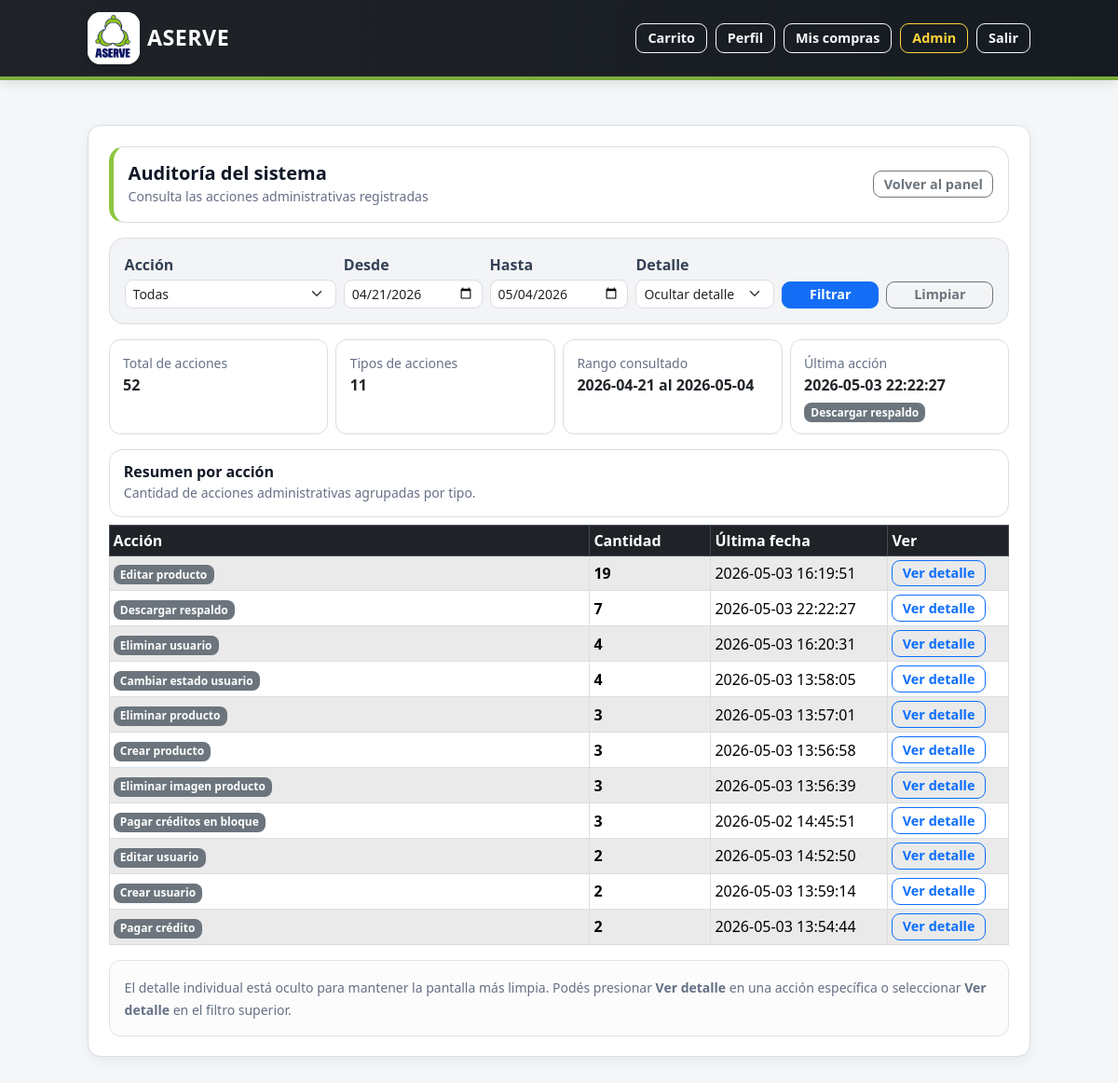
Page /admin/audit (signed in) on the committed database.
### tables this page shows
CREATE TABLE audit_logs (
    id INTEGER PRIMARY KEY AUTOINCREMENT,
    fecha TEXT NOT NULL,
    admin_id INTEGER,
    admin_nombre TEXT,
    accion TEXT NOT NULL,
    detalle TEXT
);

### app.py (the view, shortened to what this page needs)
@app.route("/admin/audit")
def admin_audit_logs():
    if "user_id" not in session or session.get("rol") != "admin":
        return redirect(url_for("login"))
    db = get_db()
    ensure_app_schema(db)
    accion = (request.args.get("accion") or "").strip()
    start = (request.args.get("start") or "").strip()
    end = (request.args.get("end") or "").strip()
    ver_detalle = (request.args.get("ver_detalle") or "0").strip() == "1"
    hoy = datetime.now().date()
    hace_14 = hoy - timedelta(days=13)
    if not start:
        start = hace_14.strftime("%Y-%m-%d")
    if not end:
        end = hoy.strftime("%Y-%m-%d")
    acciones_disponibles = db.execute(
        """
        SELECT DISTINCT accion
        FROM audit_logs
        WHERE accion IS NOT NULL
          AND TRIM(accion) <> ''
        ORDER BY accion ASC
        """
    ).fetchall()
    where = []
    params = []
    where.append("date(fecha) >= date(?)")
    params.append(start)
    where.append("date(fecha) <= date(?)")
    params.append(end)
    if accion:
        where.append("accion = ?")
        params.append(accion)
    where_sql = "WHERE " + " AND ".join(where)
    resumen_base = db.execute(
        f"""
        SELECT
            COUNT(id) AS total_acciones,
            COUNT(DISTINCT accion) AS tipos_acciones
        FROM audit_logs
        {where_sql}
        """,
        params
    ).fetchone()
    ultima = db.execute(
        f"""
        SELECT
            fecha,
            accion
        FROM audit_logs
        {where_sql}
        ORDER BY fecha DESC, id DESC
        LIMIT 1
        """,
        params
    ).fetchone()
    if ultima:
        ultima_fecha = ultima["fecha"]
        ultima_accion_nombre = ultima["accion"]
    else:
        ultima_fecha = None
        ultima_accion_nombre = None
    resumen_general = {
        "total_acciones": resumen_base["total_acciones"] if resumen_base else 0,
        "tipos_acciones": resumen_base["tipos_acciones"] if resumen_base else 0,
        "ultima_fecha": ultima_fecha,
        "ultima_accion": ultima_accion_nombre
    }
    resumen_acciones = db.execute(
        f"""
        SELECT
            accion,
            COUNT(id) AS cantidad,
            MAX(fecha) AS ultima_fecha
        FROM audit_logs
        {where_sql}
        GROUP BY accion
        ORDER BY cantidad DESC, ultima_fecha DESC
        """,
        params
    ).fetchall()
    logs = []
    return render_template(
        "admin_audit_logs.html",
        accion=accion,
        acciones_disponibles=acciones_disponibles,
        start=start,
        end=end,
        ver_detalle=ver_detalle,
        resumen_general=resumen_general,
        resumen_acciones=resumen_acciones,
        logs=logs
    )

### app.py (called while the page is built)
def get_db():
    if "db" not in g:
        db_folder = os.path.dirname(app.config["DATABASE"])
        os.makedirs(db_folder, exist_ok=True)
        g.db = sqlite3.connect(app.config["DATABASE"])
        g.db.row_factory = sqlite3.Row
    return g.db

@app.before_request
def proteger_password_temporal():
    if "user_id" not in session:
        return None
    rutas_permitidas = {
        "cambiar_password_temporal",
        "logout",
        "static"
    }
    if request.endpoint in rutas_permitidas:
        return None
    if session.get("password_temporal") == 1:
        flash("Debes cambiar tu contraseña temporal antes de continuar.", "warning")
        return redirect(url_for("cambiar_password_temporal"))
    return None

### templates/admin_audit_logs.html (shortened to what this page needs)
{% extends "base.html" %}
{% block content %}
<div class="card shadow-sm">
  <div class="card-body">
    <div class="audit-header mb-3">
      <div class="d-flex flex-column flex-md-row justify-content-between align-items-start align-items-md-center gap-3">
        <div>
          <h5 class="mb-0">Auditoría del sistema</h5>
          <small class="text-muted">
            Consulta las acciones administrativas registradas
          </small>
        </div>
        <a class="btn btn-outline-secondary btn-sm"
           href="{{ url_for('admin_panel') }}">
          Volver al panel
        </a>
      </div>
    </div>
    <div class="audit-filter mb-3">
      <form class="row g-2 align-items-end"
            method="GET"
            action="{{ url_for('admin_audit_logs') }}">
        <div class="col-12 col-md-3">
          <label class="form-label mb-1">Acción</label>
          <select class="form-select form-select-sm" name="accion">
            <option value="" {% if not accion %}selected{% endif %}>Todas</option>
          </select>
        </div>
        <div class="col-6 col-md-2">
          <label class="form-label mb-1">Desde</label>
          <input
            type="date"
            class="form-control form-control-sm"
            name="start"
            value="{{ start }}"
          >
        </div>
        <div class="col-6 col-md-2">
          <label class="form-label mb-1">Hasta</label>
          <input
            type="date"
            class="form-control form-control-sm"
            name="end"
            value="{{ end }}"
          >
        </div>
        <div class="col-12 col-md-2">
          <label class="form-label mb-1">Detalle</label>
          <select class="form-select form-select-sm" name="ver_detalle">
            <option value="0" {% if not ver_detalle %}selected{% endif %}>
              Ocultar detalle
            </option>
          </select>
        </div>
        <div class="col-12 col-md-3 d-flex flex-wrap gap-2 audit-filter-actions">
          <button class="btn btn-primary btn-sm flex-fill" type="submit">
            Filtrar
          </button>
          <a class="btn btn-outline-secondary btn-sm flex-fill"
             href="{{ url_for('admin_audit_logs') }}">
            Limpiar
          </a>
        </div>
      </form>
    </div>
    <div class="row g-2 mb-3">
      <div class="col-12 col-md-3">
        <div class="audit-summary-box">
          <small class="text-muted">Total de acciones</small>
          <div class="fw-bold">
            {{ resumen_general.total_acciones|default(0) }}
          </div>
        </div>
      </div>
      <div class="col-12 col-md-3">
        <div class="audit-summary-box">
          <small class="text-muted">Tipos de acciones</small>
          <div class="fw-bold">
            {{ resumen_general.tipos_acciones|default(0) }}
          </div>
        </div>
      </div>
      <div class="col-12 col-md-3">
        <div class="audit-summary-box">
          <small class="text-muted">Rango consultado</small>
          <div class="fw-bold">
            {{ start }} al {{ end }}
          </div>
        </div>
      </div>
      <div class="col-12 col-md-3">
        <div class="audit-summary-box">
          <small class="text-muted">Última acción</small>
          {% if resumen_general.ultima_accion %}
            <div class="fw-bold">
              {{ resumen_general.ultima_fecha }}
            </div>
            <div class="mt-1">
              <span class="badge bg-secondary">
                {{ resumen_general.ultima_accion }}
              </span>
            </div>
          {% else %}
            <div class="fw-bold">
              Sin registros
            </div>
          {% endif %}
        </div>
      </div>
    </div>
    <div class="audit-section-title mb-2">
      <h6 class="mb-0">Resumen por acción</h6>
      <small class="text-muted">
        Cantidad de acciones administrativas agrupadas por tipo.
      </small>
    </div>
    <div class="table-responsive d-none d-md-block mb-3">
      <table class="table table-sm table-bordered table-striped align-middle mb-0">
        <thead class="table-dark">
          <tr>
            <th>Acción</th>
            <th style="width: 130px;">Cantidad</th>
            <th style="width: 190px;">Última fecha</th>
            <th style="width: 130px;">Ver</th>
          </tr>
        </thead>
        <tbody>
          {% for r in resumen_acciones %}
          <tr>
            <td>
              <span class="badge bg-secondary">
                {{ r.accion }}
              </span>
            </td>
            <td>
              <b>{{ r.cantidad }}</b>
            </td>
            <td>
              {{ r.ultima_fecha }}
            </td>
            <td>
              <a class="btn btn-outline-primary btn-sm"
                 href="{{ url_for('admin_audit_logs',
                                  accion=r.accion,
                                  start=start,
                                  end=end,
                                  ver_detalle=1) }}">
                Ver detalle
              </a>
            </td>
          </tr>
          {% else %}
          <tr>
            <td colspan="4" class="text-center text-muted py-4">
              No hay acciones registradas para los filtros seleccionados.
            </td>
          </tr>
          {% endfor %}
        </tbody>
      </table>
    </div>
    {% if ver_detalle or accion %}
      <div class="audit-section-title audit-detail-title mb-2">
        <div>
          <h6 class="mb-0">Detalle de acciones</h6>
          <small class="text-muted">
            Se muestran hasta 300 registros según el filtro aplicado.
          </small>
        </div>
        {% if accion %}
          <a class="btn btn-outline-secondary btn-sm"
             href="{{ url_for('admin_audit_logs',
                              start=start,
                              end=end,
                              ver_detalle=0) }}">
            Volver al resumen
          </a>
        {% endif %}
      </div>
      <div class="table-responsive d-none d-md-block">
        <table class="table table-sm table-bordered table-striped align-middle mb-0">
          <thead class="table-dark">
            <tr>
              <th style="width: 170px;">Fecha</th>
              <th style="width: 170px;">Admin</th>
              <th style="width: 190px;">Acción</th>
              <th>Detalle</th>
            </tr>
          </thead>
          <tbody>
            {% for l in logs %}
            <tr>
              <td>{{ l.fecha }}</td>
              <td>{{ l.admin_nombre }}</td>
              <td>
                <span class="badge bg-secondary">
                  {{ l.accion }}
                </span>
              </td>
              <td>{{ l.detalle }}</td>
            </tr>
            {% else %}
            <tr>
              <td colspan="4" class="text-center text-muted py-4">
                No hay detalle para mostrar.
              </td>
            </tr>
            {% endfor %}
          </tbody>
        </table>
      </div>
      <div class="d-md-none">
        {% for l in logs %}
          <div class="audit-mobile-item">
            <div class="d-flex justify-content-between align-items-start gap-2">
              <div>
                <small class="text-muted d-block">Acción</small>
                <span class="badge bg-secondary">
                  {{ l.accion }}
                </span>
              </div>
              <div class="text-end">
                <small class="text-muted d-block">Admin</small>
                <b>{{ l.admin_nombre }}</b>
              </div>
            </div>
            <div class="mt-3">
              <small class="text-muted d-block">Fecha</small>
              <div class="fw-semibold">
                {{ l.fecha }}
              </div>
            </div>
            <div class="mt-3">
              <small class="text-muted d-block">Detalle</small>
              <div>
                {{ l.detalle }}
              </div>
            </div>
          </div>
        {% else %}
          <div class="alert alert-light border text-center text-muted mb-0">
            No hay detalle para mostrar.
          </div>
        {% endfor %}
      </div>
    {% else %}
      <div class="alert alert-light border mb-0">
        <small class="text-muted">
          El detalle individual está oculto para mantener la pantalla más limpia.
          Podés presionar <b>Ver detalle</b> en una acción específica o seleccionar
          <b>Ver detalle</b> en el filtro superior.
        </small>
      </div>
    {% endif %}
  </div>
</div>
{% endblock %}

### templates/base.html (style rules this page uses)
:root { --aserve-navy: #07145f; --aserve-blue-dark: #101828; --aserve-green: #8cc63f; --aserve-green-dark: #6aa72f; --aserve-bg: #f4f6f8; --aserve-card: #ffffff; --aserve-border: #d9dee3; --aserve-text: #111827; --aserve-muted: #667085; }
body { min-height: 100vh; background: var(--aserve-bg); color: var(--aserve-text); }
.card { border: 1px solid var(--aserve-border); border-radius: 14px; box-shadow: 0 4px 14px rgba(16, 24, 40, .06) !important; }
.card-body { padding: 1.35rem; }
h1, h2, h3, h4, h5, h6 { color: var(--aserve-text); font-weight: 750; }
.text-muted { color: var(--aserve-muted) !important; }
.btn { border-radius: 9px; font-weight: 600; }
.btn-primary { background-color: #146ef5; border-color: #146ef5; }
.btn-sm { padding: .28rem .65rem; font-size: .9rem; line-height: 1.25; }
.form-control, .form-select { border-radius: 9px; border-color: var(--aserve-border); }
.form-label { font-weight: 600; color: #344054; }
.table { border-color: var(--aserve-border); }
.table thead.table-dark th { background-color: #1f2328 !important; color: #ffffff; border-color: #444b53; font-weight: 700; }
.table td, .table th { vertical-align: middle; }
.table-striped > tbody > tr:nth-of-type(odd) > * { background-color: rgba(16, 24, 40, .035); }
.badge { border-radius: 8px; font-weight: 700; padding: .38em .6em; }
.alert { border-radius: 12px; border-color: var(--aserve-border); }

### templates/admin_audit_logs.html (style rules this page uses)
.audit-header { border: 1px solid #d9dee3; border-left: 5px solid #8cc63f; border-radius: 16px; background: #ffffff; padding: 1rem; }
.audit-filter { border: 1px solid #d9dee3; border-radius: 16px; background: #f3f4f6; padding: 1rem; }
.audit-summary-box { border: 1px solid #d9dee3; border-radius: 12px; background: #ffffff; padding: .75rem .9rem; height: 100%; }
.audit-section-title { border: 1px solid #d9dee3; border-radius: 14px; background: #ffffff; padding: .85rem .95rem; }
.table b, .audit-action-mobile-item b, .audit-mobile-item b { font-weight: 700; }

### rows in the picture
audit_logs: ultima_fecha "2026-05-03 22:22:27", ultima_accion "Descargar respaldo"

### other values in the picture
{{ resumen_general.total_acciones|default(0) }} "52"
{{ resumen_general.tipos_acciones|default(0) }} "11"
{{ start }} "2026-04-21"
{{ end }} "2026-05-04"
{{ r.accion }} "Editar producto" "Descargar respaldo" "Eliminar usuario" "Cambiar estado usuario" "Eliminar producto" "Crear producto" "Eliminar imagen producto" "Pagar créditos en bloque" "Editar usuario" "Crear usuario" "Pagar crédito"
{{ r.cantidad }} "19" "7" "4" "4" "3" "3" "3" "3" "2" "2" "2"
{{ r.ultima_fecha }} "2026-05-03 16:19:51" "2026-05-03 22:22:27" "2026-05-03 16:20:31" "2026-05-03 13:58:05" "2026-05-03 13:57:01" "2026-05-03 13:56:58" "2026-05-03 13:56:39" "2026-05-02 14:45:51" "2026-05-03 14:52:50" "2026-05-03 13:59:14" "2026-05-03 13:54:44"
